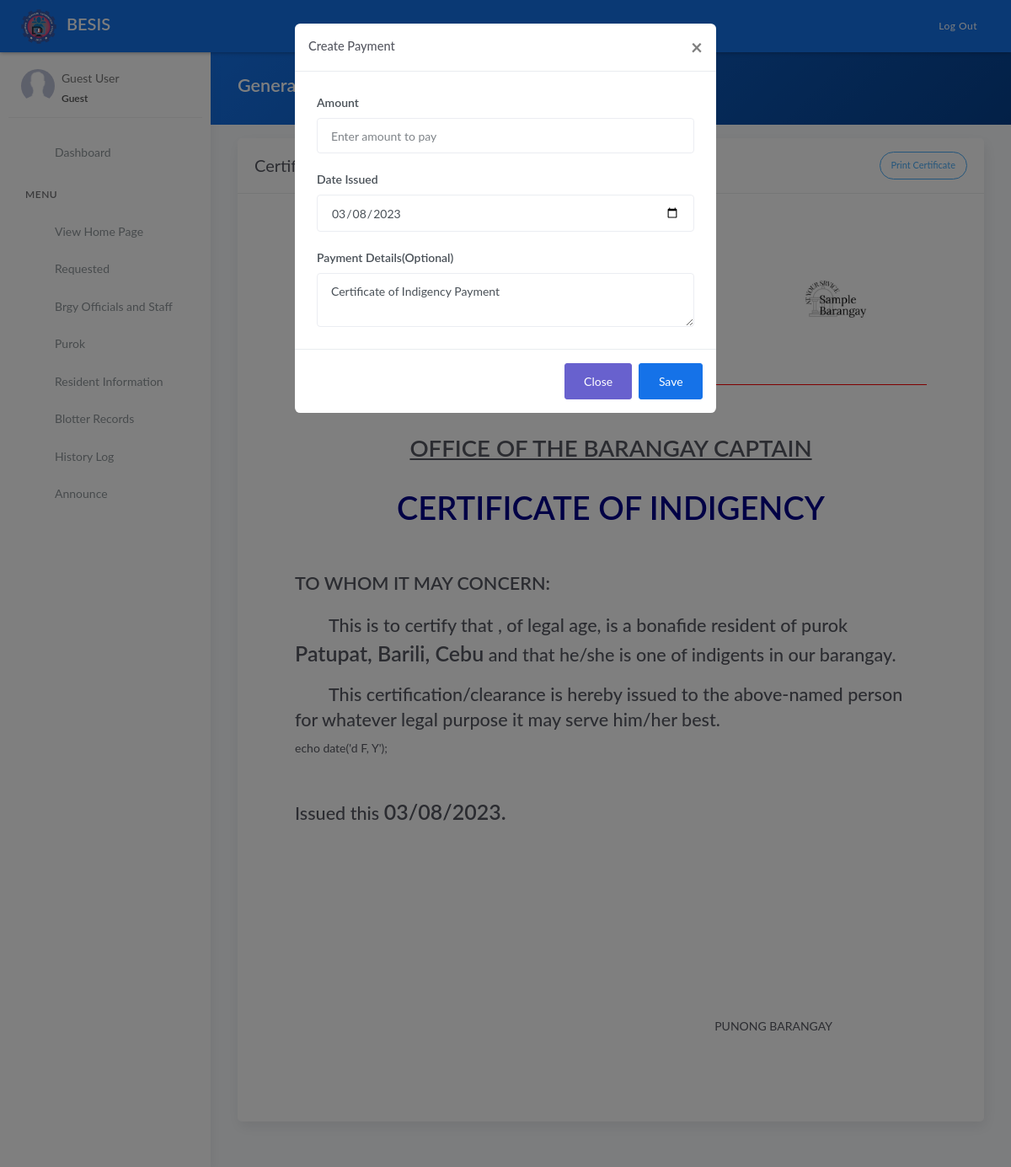
Page /generate_indi_cert.php on the earlier database version.
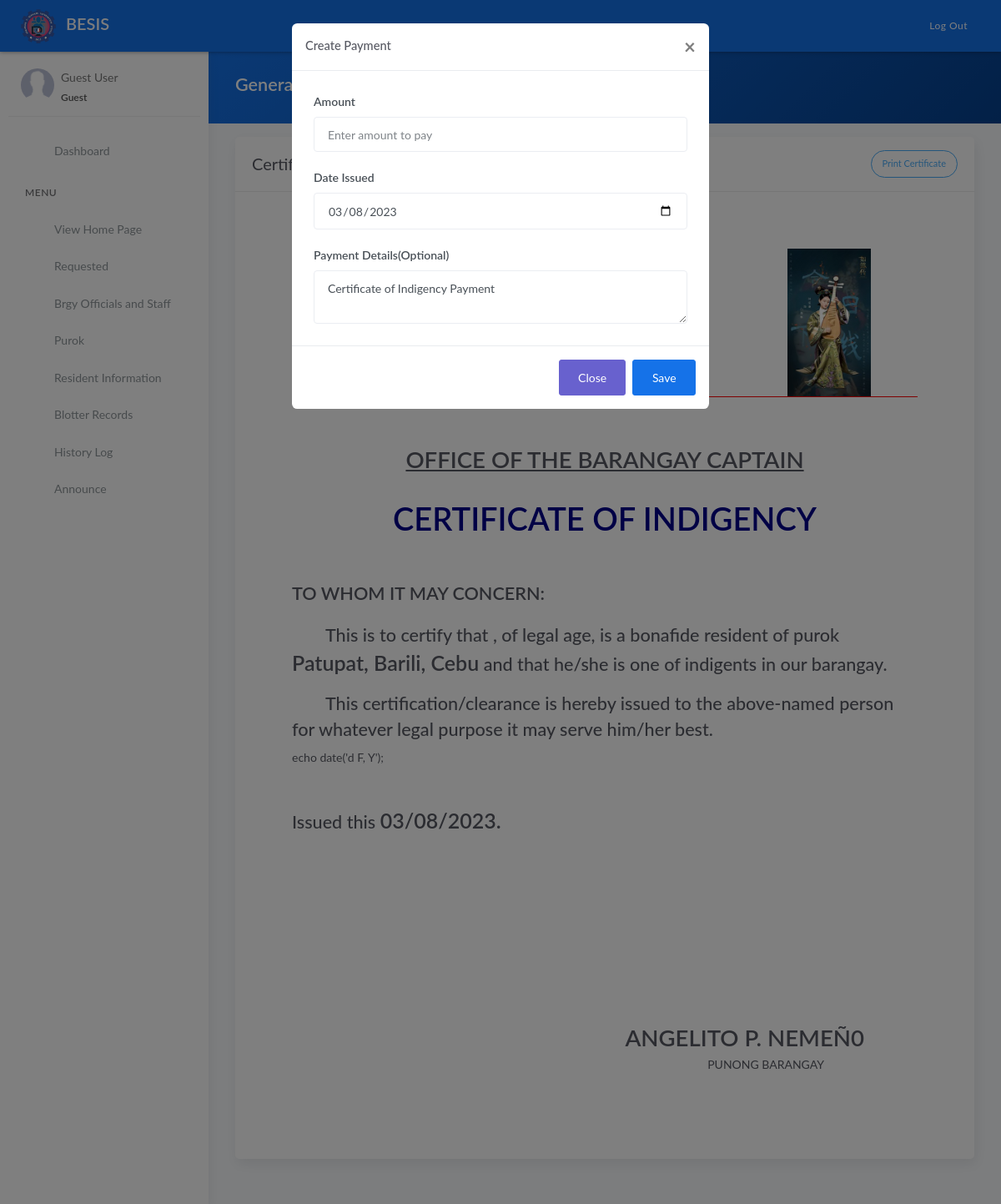
Same page on the later database version.
### tables this page shows
CREATE TABLE `tblbrgy_info` (
  `id` int(11) NOT NULL AUTO_INCREMENT,
  `province` varchar(100) DEFAULT NULL,
  `town` varchar(100) DEFAULT NULL,
  `brgy_name` varchar(50) DEFAULT NULL,
  `number` varchar(50) DEFAULT NULL,
  `text` text DEFAULT NULL,
  `image` varchar(200) DEFAULT NULL,
  `city_logo` varchar(100) DEFAULT NULL,
  `brgy_logo` varchar(100) DEFAULT NULL,
  PRIMARY KEY (`id`)
);

CREATE TABLE `tblofficials` (
  `id` int(11) NOT NULL AUTO_INCREMENT,
  `name` varchar(50) DEFAULT NULL,
  `chairmanship` varchar(50) DEFAULT NULL,
  `position` varchar(50) DEFAULT NULL,
  `termstart` date DEFAULT NULL,
  `termend` date DEFAULT NULL,
  `status` varchar(20) DEFAULT NULL,
  PRIMARY KEY (`id`)
);

### templates/main-header.php (called while the page is built, shortened)
<?php include 'model/fetch_brgy_info.php' ?>

### model/fetch_brgy_info.php (called while the page is built, shortened)
<?php
    $query = "SELECT * FROM tblbrgy_info";
    $result = $conn->query($query);
	$row = $result->fetch_assoc();
	if($row){
		$province = $row['province'];
		$town	= $row['town'];
		$brgy 		= $row['brgy_name'];
		$brgy_logo		= $row['brgy_logo'];
	}
?>

### generate_indi_cert.php (the view, shortened to what the changed rows need)
<?php include 'server/server.php' ?>
<?php
    $c = "SELECT * FROM tblofficials JOIN tblposition ON tblofficials.position=tblposition.id WHERE tblposition.position='Captain'";
    $captain = $conn->query($c)->fetch_assoc();
?>
<!DOCTYPE html>
<html lang="en">
<head>
	<?php include 'templates/header.php' ?>
</head>
<body>
	<div class="wrapper">
		<?php include 'templates/main-header.php' ?>
		<div class="main-panel">
			<div class="content">
				<div class="panel-header bg-primary-gradient">
					<div class="page-inner">
						<div class="d-flex align-items-left align-items-md-center flex-column flex-md-row">
							<div>
								<h2 class="text-white fw-bold">Generate Certificate</h2>
							</div>
						</div>
					</div>
				</div>
				<div class="page-inner">
					<div class="row mt--2">
						<div class="col-md-12">
                            <div class="card">
								<div class="card-body m-5" id="printThis">
                                    <div class="d-flex flex-wrap justify-content-around" style="border-bottom:1px solid red">
										<div class="text-center">
											<h1 class="fw-bold mb-0">Barangay <?= ucwords($brgy) ?></h1>
										</div>
                                        <div class="text-center">
                                            <img src="assets/uploads/<?= $brgy_logo ?>" class="img-fluid" width="100">
										</div>
									</div>
                                    <div class="row mt-2">
                                        <div class="col-md-12">
                                            <div class="text-center mt-5">
                                                <h1 class="mt-4 fw-bold"><u>OFFICE OF THE BARANGAY CAPTAIN</u></h1>
                                            </div>
                                            <div class="text-center">
                                                <h1 class="mt-4 fw-bold mb-5" style="font-size:38px;color:darkblue">CERTIFICATE OF INDIGENCY</h1>
                                            </div>
                                            <h2 class="mt-5 fw-bold">TO WHOM IT MAY CONCERN:</h2>
                                            <h2 class="mt-3" style="text-indent: 40px;">This is to certify that
                                            , of legal age, is a bonafide resident of purok <span class="fw-bold" style="font-size:25px"><?= ucwords($resident['purok']) ?> <?= ucwords($brgy) ?>, <?= ucwords($town) ?>, <?= ucwords($province) ?></span> and that he/she is one of indigents in our barangay.</h2>
                                            <h2 class="mt-3" style="text-indent: 40px;">This certification/clearance is hereby issued to the above-named person for whatever legal purpose it may serve him/her best.</h2>echo date('d F, Y');
                                            <h2 class="mt-5">Issued this <span class="fw-bold" style="font-size:25px"><?= date('m/d/Y') ?>.</span></h2>
                                        </div>
                                        <div class="col-md-12">
                                            <div class="p-3 text-right mr-5" style="margin-top:200px">
                                                <h1 class="fw-bold mb-0 text-uppercase"><?= ucwords($captain['name']) ?></h1>
                                                <p class="mr-5">PUNONG BARANGAY</p>
                                            </div>
                                        </div>
                                    </div>
								</div>
							</div>
						</div>
					</div>
				</div>
			</div>
		</div>
	</div>
</body>
</html>

Differences in the rows shown:
changed tblbrgy_info "Patupat": brgy_logo: a different picture
added tblofficials: name "ANGELITO P. NEMEÑ0"
